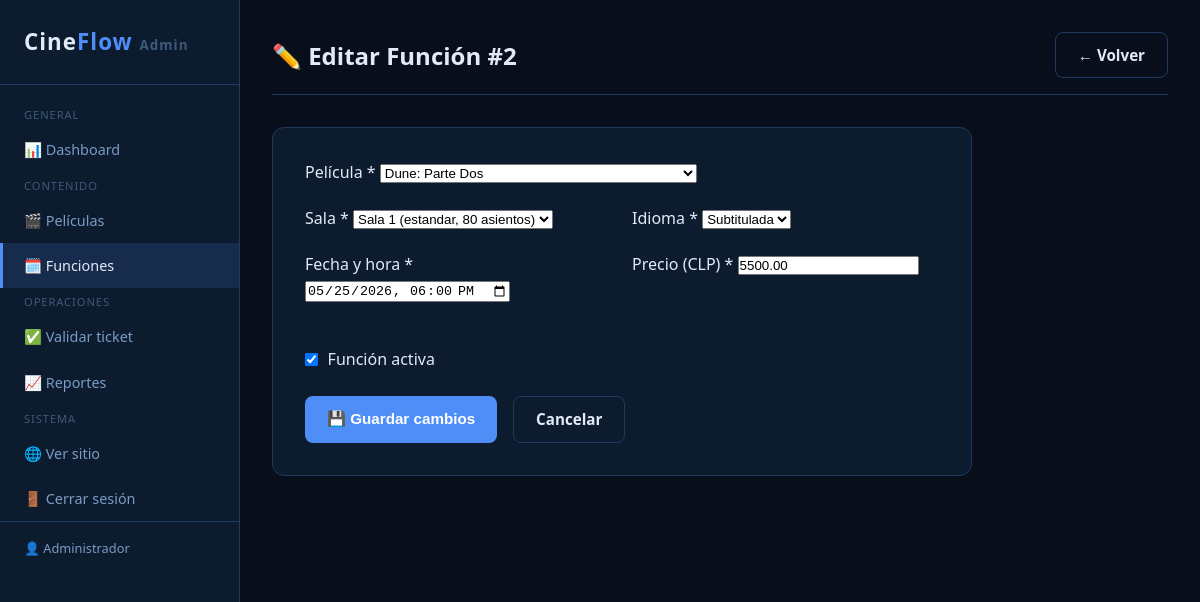
Screenshot of /admin/editar-funcion.php?id=2 (signed in) with the database file from the repository.
### tables this page shows
CREATE TABLE usuarios (
    id            INT UNSIGNED    NOT NULL AUTO_INCREMENT,
    nombre        VARCHAR(100)    NOT NULL,
    email         VARCHAR(150)    NOT NULL,
    password_hash VARCHAR(255)    NOT NULL                  COMMENT 'Hash bcrypt',
    rol           ENUM('admin')   NOT NULL DEFAULT 'admin',
    activo        TINYINT(1)      NOT NULL DEFAULT 1,
    fecha_registro DATETIME       NOT NULL DEFAULT CURRENT_TIMESTAMP,

    PRIMARY KEY (id),
    UNIQUE KEY uq_email (email)
);

CREATE TABLE funciones (
    id             INT UNSIGNED   NOT NULL AUTO_INCREMENT,
    pelicula_id    INT UNSIGNED   NOT NULL,
    sala_id        INT UNSIGNED   NOT NULL,
    fecha_hora     DATETIME       NOT NULL,
    precio         DECIMAL(8,2)   NOT NULL,
    idioma         ENUM('subtitulada','doblada','original') NOT NULL DEFAULT 'subtitulada',
    activa         TINYINT(1)     NOT NULL DEFAULT 1,

    PRIMARY KEY (id),
    UNIQUE KEY uq_sala_horario (sala_id, fecha_hora),
    INDEX idx_pelicula_fecha (pelicula_id, fecha_hora),
    INDEX idx_fecha_hora (fecha_hora),

    CONSTRAINT fk_funcion_pelicula
        FOREIGN KEY (pelicula_id) REFERENCES peliculas(id)
        ON DELETE RESTRICT ON UPDATE CASCADE,
    CONSTRAINT fk_funcion_sala
        FOREIGN KEY (sala_id) REFERENCES salas(id)
        ON DELETE RESTRICT ON UPDATE CASCADE
);

CREATE TABLE peliculas (
    id             INT UNSIGNED   NOT NULL AUTO_INCREMENT,
    titulo         VARCHAR(200)   NOT NULL,
    genero         VARCHAR(80)    NOT NULL,
    sinopsis       TEXT               NULL,
    clasificacion  ENUM('TE','TE+7','MA+14','MA+18') NOT NULL DEFAULT 'TE',
    duracion_min   SMALLINT UNSIGNED  NULL,
    imagen         VARCHAR(300)       NULL                  COMMENT 'Ruta: uploads/peliculas/imagen.jpg',
    activa         TINYINT(1)     NOT NULL DEFAULT 1,
    fecha_estreno  DATE               NULL,

    PRIMARY KEY (id),
    INDEX idx_genero (genero),
    INDEX idx_activa (activa)
);

CREATE TABLE salas (
    id             INT UNSIGNED   NOT NULL AUTO_INCREMENT,
    nombre         VARCHAR(50)    NOT NULL,
    capacidad      SMALLINT UNSIGNED NOT NULL DEFAULT 100,
    tipo           ENUM('estandar','vip','4dx','imax') NOT NULL DEFAULT 'estandar',
    activa         TINYINT(1)     NOT NULL DEFAULT 1,

    PRIMARY KEY (id),
    UNIQUE KEY uq_nombre_sala (nombre)
);

### includes/funciones.php (called while the page is built, shortened)
<?php
function esc(?string $texto): string
{
    return htmlspecialchars((string)$texto, ENT_QUOTES | ENT_SUBSTITUTE, 'UTF-8');
}
function obtenerUsuario(int $usuario_id): ?array
{
    $pdo = obtenerConexion();
    try {
        $stmt = $pdo->prepare("
            SELECT id, nombre, email, rol
            FROM   usuarios
            WHERE  id     = :id
              AND  activo = 1
            LIMIT 1
        ");
        $stmt->execute([':id' => $usuario_id]);
        $fila = $stmt->fetch();
        return $fila ?: null;
    } catch (PDOException $e) {
        registrarError('funciones - obtenerUsuario', $e->getMessage());
        return null;
    }
}

### admin/editar-funcion.php (the view, shortened to what this page needs)
<?php
require_once __DIR__ . '/../includes/funciones.php';
$id  = (int)($_GET['id'] ?? 0);
$pdo = obtenerConexion();
try {
    $stmt = $pdo->prepare("SELECT * FROM funciones WHERE id=:id LIMIT 1");
    $stmt->execute([':id'=>$id]);
    $datos = $stmt->fetch();
} catch (PDOException $e) {
    registrarError('admin-editar-funcion-load', $e->getMessage());
    $datos = null;
}
$datos['fecha_hora_input'] = date('Y-m-d\TH:i', strtotime($datos['fecha_hora']));
try {
    $peliculas_select = $pdo->query("SELECT id, titulo FROM peliculas ORDER BY titulo")->fetchAll();
    $salas_select     = $pdo->query("SELECT id, nombre, tipo, capacidad FROM salas ORDER BY nombre")->fetchAll();
} catch (PDOException $e) {
    $peliculas_select = $salas_select = [];
}
$admin_nav_activo = 'funciones';
require_once __DIR__ . '/includes/header.php';
?>
<div class="admin-topbar">
    <h1>✏️ Editar Función #<?= $id ?></h1>
    <a href="funciones.php" class="btn btn-secundario">← Volver</a>
</div>
<form method="POST" novalidate>
<div class="admin-form">
    <div class="form-grid">
        <div class="campo form-full">
            <label for="pelicula_id">Película *</label>
            <select id="pelicula_id" name="pelicula_id" required>
                <?php foreach ($peliculas_select as $p): ?>
                    <option value="<?= $p['id'] ?>" <?= $datos['pelicula_id']==$p['id']?'selected':''?>><?= esc($p['titulo']) ?></option>
                <?php endforeach; ?>
            </select>
        </div>
        <div class="campo">
            <label for="sala_id">Sala *</label>
            <select id="sala_id" name="sala_id" required>
                <?php foreach ($salas_select as $s): ?>
                    <option value="<?= $s['id'] ?>" <?= $datos['sala_id']==$s['id']?'selected':''?>>
                        <?= esc($s['nombre']) ?> (<?= esc($s['tipo']) ?>, <?= $s['capacidad'] ?> asientos)
                    </option>
                <?php endforeach; ?>
            </select>
        </div>
        <div class="campo">
            <label for="idioma">Idioma *</label>
            <select id="idioma" name="idioma">
                <?php foreach (['subtitulada'=>'Subtitulada','doblada'=>'Doblada','original'=>'Original'] as $v=>$l): ?>
                    <option value="<?= $v ?>" <?= $datos['idioma']===$v?'selected':''?>><?= $l ?></option>
                <?php endforeach; ?>
            </select>
        </div>
        <div class="campo">
            <label for="fecha_hora">Fecha y hora *</label>
            <input type="datetime-local" id="fecha_hora" name="fecha_hora" required value="<?= esc($datos['fecha_hora_input']) ?>">
        </div>
        <div class="campo">
            <label for="precio">Precio (CLP) *</label>
            <input type="number" id="precio" name="precio" min="1" step="100" required value="<?= esc($datos['precio']) ?>">
        </div>
        <div class="campo" style="display:flex;align-items:center;gap:.6rem;padding-top:1.5rem;">
            <input type="checkbox" id="activa" name="activa" value="1" <?= $datos['activa'] ? 'checked' : '' ?> style="width:auto;">
            <label for="activa" style="margin:0;">Función activa</label>
        </div>
    </div>
    <div style="margin-top:1.5rem;display:flex;gap:1rem;">
        <button type="submit" class="btn btn-primario">💾 Guardar cambios</button>
        <a href="funciones.php" class="btn btn-secundario">Cancelar</a>
    </div>
</div>
</form>
<?php require_once __DIR__ . '/includes/footer.php'; ?>

### admin/includes/header.php (shortened to what this page needs)
<?php
$admin_nav_activo ??= '';
$admin = obtenerUsuario((int)$_SESSION['usuario_id']);
?>
<!DOCTYPE html>
<html lang="es">
<head>
    <link rel="stylesheet" href="../assets/css/estilo.css">
    <link rel="stylesheet" href="../assets/css/admin.css">
</head>
<body>
<div class="admin-layout">
<aside class="admin-sidebar">
    <a href="index.php" class="logo">Cine<span>Flow</span> <small style="font-size:.6em;color:var(--texto-muy-suave);">Admin</small></a>
    <nav class="admin-nav">
        <span class="nav-seccion">General</span>
        <a href="index.php"         class="<?= $admin_nav_activo === 'dashboard'  ? 'activo' : '' ?>">📊 Dashboard</a>
        <span class="nav-seccion">Contenido</span>
        <a href="peliculas.php"     class="<?= $admin_nav_activo === 'peliculas'  ? 'activo' : '' ?>">🎬 Películas</a>
        <a href="funciones.php"     class="<?= $admin_nav_activo === 'funciones'  ? 'activo' : '' ?>">🗓️ Funciones</a>
        <span class="nav-seccion">Operaciones</span>
        <a href="validar-ticket.php" class="<?= $admin_nav_activo === 'validar'   ? 'activo' : '' ?>">✅ Validar ticket</a>
        <a href="reportes.php"      class="<?= $admin_nav_activo === 'reportes'   ? 'activo' : '' ?>">📈 Reportes</a>
        <span class="nav-seccion">Sistema</span>
        <a href="../index.php" target="_blank">🌐 Ver sitio</a>
        <a href="logout.php">🚪 Cerrar sesión</a>
    </nav>
    <?php if ($admin): ?>
    <div style="padding:1rem 1.5rem;border-top:1px solid var(--borde);margin-top:auto;font-size:.8rem;color:var(--texto-suave);">
        👤 <?= esc($admin['nombre']) ?>
    </div>
    <?php endif; ?>
</aside>
<main class="admin-content">

### assets/css/estilo.css (style rules this page uses)
:root { --primario: #4f8ef7; --primario-oscuro: #3a7ae0; --primario-suave: rgba(79, 142, 247, .15); --oscuro: #080f1a; --superficie: #0d1b2e; --superficie-alt: #112240; --overlay: rgba(0, 0, 0, .8); --borde: #1e3a5f; --borde-suave: #132035; --texto: #e2eaf8; --texto-suave: #7a9cc4; --texto-muy-suave: #3d5a7a; --verde: #2ecc71; --verde-oscuro: #0d2e1a; --azul: #3498db; --azul-oscuro: #0d1e2e; --amarillo: #f39c12; --amarillo-oscuro: #1a1200; --rojo: #e74c3c; --rojo-oscuro: #2e0d0d; --libre: #0a2a1a; --libre-borde: #2ecc71; --ocupado: #1a0d1a; --ocupado-borde: #5a3a6a; --seleccionado: #0d2a4a; --seleccionado-borde:#4f8ef7; --preferencial: #1a1a0a; --preferencial-borde:#f39c12; --fuente: 'Segoe UI', Arial, sans-serif; --fuente-mono: 'Courier New', Courier, monospace; --ancho-max: 1200px; --radio: 8px; --radio-lg: 12px; --sombra: 0 4px 16px rgba(0, 0, 0, .4); --sombra-lg: 0 8px 32px rgba(0, 0, 0, .6); --transicion: .2s ease; }
*, *::before, *::after { box-sizing: border-box; margin: 0; padding: 0; }
html { scroll-behavior: smooth; }
body { background-color: var(--oscuro); color: var(--texto); font-family: var(--fuente); font-size: 16px; line-height: 1.6; min-height: 100vh; display: flex; flex-direction: column; }
main { flex: 1; }
a { color: var(--primario); text-decoration: none; transition: color var(--transicion); }
h1, h2, h3, h4, h5, h6 { line-height: 1.3; font-weight: 700; }
.logo { font-size: 1.6rem; font-weight: 700; color: var(--primario); letter-spacing: 1px; text-decoration: none; flex-shrink: 0; display: flex; align-items: center; gap: 10px; }
.logo span { color: var(--texto); }
.btn { display: inline-flex; align-items: center; justify-content: center; gap: 8px; padding: 10px 22px; border-radius: var(--radio); font-size: .95rem; font-weight: 600; cursor: pointer; border: none; text-decoration: none; transition: background var(--transicion), color var(--transicion), opacity var(--transicion), transform var(--transicion); white-space: nowrap; }
.btn-primario { background: var(--primario); color: #fff; }
.btn-secundario { background: transparent; color: var(--texto); border: 1px solid var(--borde); }

### assets/css/admin.css (style rules this page uses)
.admin-layout { display: flex; min-height: 100vh; }
.admin-sidebar { width: 240px; background: var(--superficie); border-right: 1px solid var(--borde); padding: 1.5rem 0; position: fixed; top: 0; left: 0; height: 100vh; overflow-y: auto; z-index: 100; }
.admin-sidebar .logo { display: block; padding: 0 1.5rem 1.5rem; font-size: 1.4rem; font-weight: 700; color: var(--texto); text-decoration: none; border-bottom: 1px solid var(--borde); margin-bottom: 1rem; }
.admin-sidebar .logo span { color: var(--primario); }
.admin-nav a { display: flex; align-items: center; gap: .6rem; padding: .7rem 1.5rem; color: var(--texto-suave); text-decoration: none; font-size: .9rem; transition: all .2s; }
.admin-nav a:hover, .admin-nav a.activo { background: var(--primario-suave); color: var(--texto); border-left: 3px solid var(--primario); padding-left: calc(1.5rem - 3px); }
.admin-nav .nav-seccion { padding: 1rem 1.5rem .3rem; font-size: .7rem; text-transform: uppercase; letter-spacing: .08em; color: var(--texto-muy-suave); }
.admin-content { margin-left: 240px; flex: 1; padding: 2rem; min-height: 100vh; }
.admin-topbar { display: flex; align-items: center; justify-content: space-between; margin-bottom: 2rem; padding-bottom: 1rem; border-bottom: 1px solid var(--borde); }
.admin-topbar h1 { font-size: 1.5rem; color: var(--texto); margin: 0; }
.admin-form { background: var(--superficie); border: 1px solid var(--borde); border-radius: var(--radio-lg); padding: 2rem; max-width: 700px; }
.form-grid { display: grid; grid-template-columns: 1fr 1fr; gap: 1.25rem; }
.form-full { grid-column: 1 / -1; }

### rows the page displays
usuarios: nombre "Administrador"
funciones: pelicula_id "Dune: Parte Dos", sala_id "Sala 1 (estandar, 80 asientos)", idioma "Subtitulada", precio "5500.00", activa "☑"

### other values shown
$id "2"
